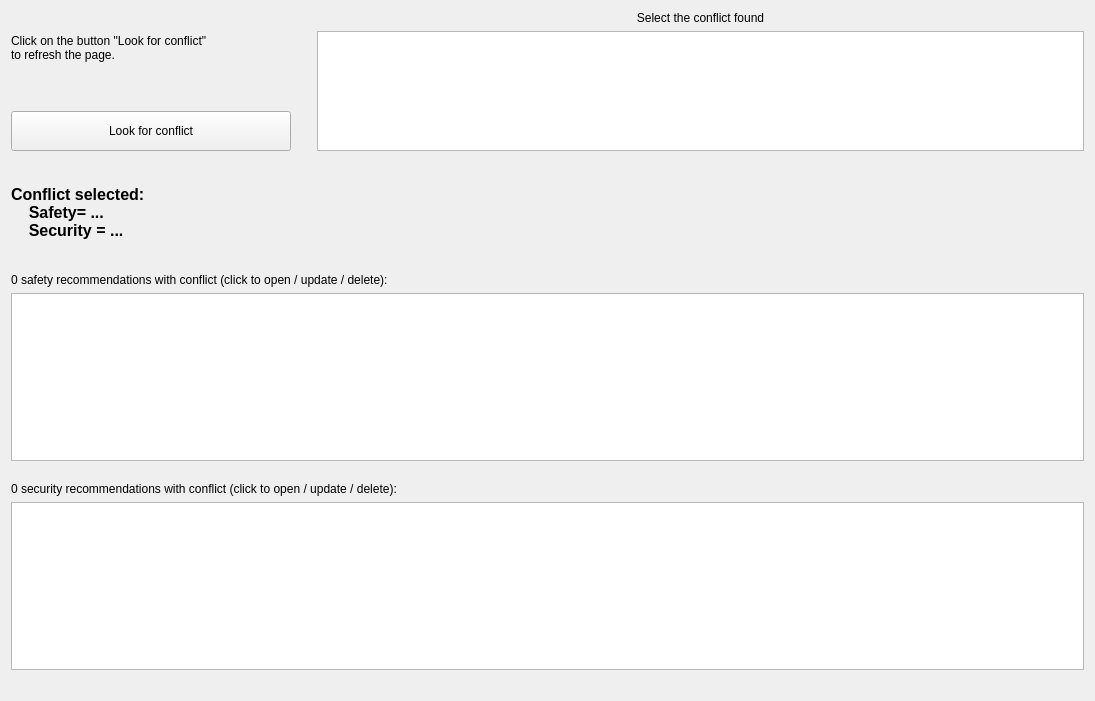
          <widget class="QWidget" name="scrollAreaWidgetContents_15">
           <property name="geometry">
            <rect>
             <x>0</x>
             <y>0</y>
             <width>1095</width>
             <height>701</height>
            </rect>
           </property>
           <layout class="QGridLayout" name="gridLayout_58">
            <item row="0" column="0">
             <layout class="QVBoxLayout" name="verticalLayout_52">
              <item>
               <layout class="QHBoxLayout" name="horizontalLayout_86">
                <item>
                 <layout class="QVBoxLayout" name="verticalLayout_43">
                  <item>
                   <widget class="QLabel" name="label_55">
                    <property name="minimumSize">
                     <size>
                      <width>280</width>
                      <height>0</height>
                     </size>
                    </property>
                    <property name="maximumSize">
                     <size>
                      <width>280</width>
                      <height>16777215</height>
                     </size>
                    </property>
                    <property name="text">
                     <string>Click on the button &quot;Look for conflict&quot; 
to refresh the page.</string>
                    </property>
                    <property name="alignment">
                     <set>Qt::AlignLeading|Qt::AlignLeft|Qt::AlignVCenter</set>
                    </property>
                   </widget>
                  </item>
                  <item>
                   <spacer name="verticalSpacer_9">
                    <property name="orientation">
                     <enum>Qt::Vertical</enum>
                    </property>
                    <property name="sizeType">
                     <enum>QSizePolicy::Maximum</enum>
                    </property>
                    <property name="sizeHint" stdset="0">
                     <size>
                      <width>20</width>
                      <height>20</height>
                     </size>
                    </property>
                   </spacer>
                  </item>
                  <item>
                   <widget class="QPushButton" name="button_conflict_look">
                    <property name="minimumSize">
                     <size>
                      <width>170</width>
                      <height>40</height>
                     </size>
                    </property>
                    <property name="maximumSize">
                     <size>
                      <width>280</width>
                      <height>40</height>
                     </size>
                    </property>
                    <property name="text">
                     <string>Look for conflict</string>
                    </property>
                   </widget>
                  </item>
                 </layout>
                </item>
                <item>
                 <spacer name="horizontalSpacer_44">
                  <property name="orientation">
                   <enum>Qt::Horizontal</enum>
                  </property>
                  <property name="sizeType">
                   <enum>QSizePolicy::Maximum</enum>
                  </property>
                  <property name="sizeHint" stdset="0">
                   <size>
                    <width>20</width>
                    <height>20</height>
                   </size>
                  </property>
                 </spacer>
                </item>
                <item>
                 <layout class="QVBoxLayout" name="verticalLayout_45">
                  <item>
                   <widget class="QLabel" name="label_70">
                    <property name="text">
                     <string>Select the conflict found</string>
                    </property>
                    <property name="alignment">
                     <set>Qt::AlignCenter</set>
                    </property>
                   </widget>
                  </item>
                  <item>
                   <widget class="QListWidget" name="listwidget_conflict_onto">
                    <property name="minimumSize">
                     <size>
                      <width>0</width>
                      <height>120</height>
                     </size>
                    </property>
                    <property name="maximumSize">
                     <size>
                      <width>16777215</width>
                      <height>120</height>
                     </size>
                    </property>
                    <property name="font">
                     <font>
                      <pointsize>11</pointsize>
                     </font>
                    </property>
                    <property name="alternatingRowColors">
                     <bool>true</bool>
                    </property>
                    <property name="wordWrap">
                     <bool>false</bool>
                    </property>
                   </widget>
                  </item>
                 </layout>
                </item>
               </layout>
              </item>
              <item>
               <spacer name="verticalSpacer_11">
                <property name="orientation">
                 <enum>Qt::Vertical</enum>
                </property>
                <property name="sizeType">
                 <enum>QSizePolicy::Fixed</enum>
                </property>
                <property name="sizeHint" stdset="0">
                 <size>
                  <width>20</width>
                  <height>15</height>
                 </size>
                </property>
               </spacer>
              </item>
              <item>
               <widget class="QLabel" name="label_conflict_selected">
                <property name="minimumSize">
                 <size>
                  <width>150</width>
                  <height>80</height>
                 </size>
                </property>
                <property name="maximumSize">
                 <size>
                  <width>16777215</width>
                  <height>16777215</height>
                 </size>
                </property>
                <property name="font">
                 <font>
                  <pointsize>12</pointsize>
                  <weight>75</weight>
                  <bold>true</bold>
                 </font>
                </property>
                <property name="text">
                 <string>Conflict selected:
    Safety= ... 
    Security = ...</string>
                </property>
               </widget>
              </item>
              <item>
               <spacer name="verticalSpacer_13">
                <property name="orientation">
                 <enum>Qt::Vertical</enum>
                </property>
                <property name="sizeType">
                 <enum>QSizePolicy::Fixed</enum>
                </property>
                <property name="sizeHint" stdset="0">
                 <size>
                  <width>20</width>
                  <height>15</height>
                 </size>
                </property>
               </spacer>
              </item>
              <item>
               <widget class="QLabel" name="label_conflict_safety">
                <property name="text">
                 <string>0 safety recommendations with conflict (click to open / update / delete):</string>
                </property>
               </widget>
              </item>
              <item>
               <widget class="QListWidget" name="listwidget_conflict_safety">
                <property name="minimumSize">
                 <size>
                  <width>0</width>
                  <height>150</height>
                 </size>
                </property>
                <property name="alternatingRowColors">
                 <bool>true</bool>
                </property>
               </widget>
              </item>
              <item>
               <spacer name="verticalSpacer_12">
                <property name="orientation">
                 <enum>Qt::Vertical</enum>
                </property>
                <property name="sizeType">
                 <enum>QSizePolicy::Fixed</enum>
                </property>
                <property name="sizeHint" stdset="0">
                 <size>
                  <width>20</width>
                  <height>15</height>
                 </size>
                </property>
               </spacer>
              </item>
              <item>
               <widget class="QLabel" name="label_conflict_security">
                <property name="text">
                 <string>0 security recommendations with conflict (click to open / update / delete):</string>
                </property>
               </widget>
              </item>
              <item>
               <widget class="QListWidget" name="listwidget_conflict_security">
                <property name="minimumSize">
                 <size>
                  <width>0</width>
                  <height>150</height>
                 </size>
                </property>
                <property name="alternatingRowColors">
                 <bool>true</bool>
                </property>
               </widget>
              </item>
             </layout>
            </item>
            <item row="1" column="0">
             <widget class="QLabel" name="lbl_conflict_result">
              <property name="text">
               <string/>
              </property>
             </widget>
            </item>
           </layout>
          </widget>
